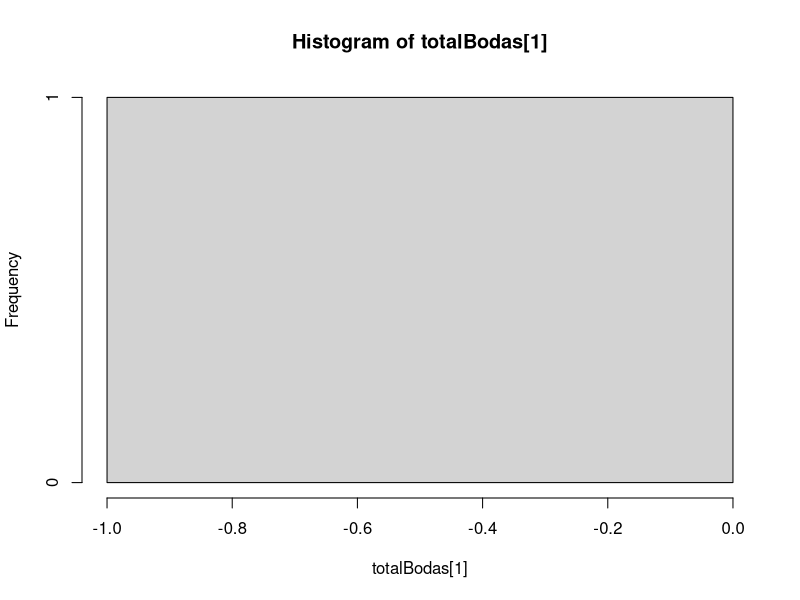

The R source for this figure:
# Mariela Valerio Sáenz C18049
# Juan Carlos Sequeira Jiménez B68330
# Roy Muñoz Miranda B54911
# Isaac Madrigal Silva C14387

set.seed(123)

# Precios de paquetes por evento
precioBoda <- c(6000000, 10000000, 17000000)
precioCumple <- c(4000000, 6000000, 12000000)
precioGraduacion <- c(0, 8000000, 15000000)

# Costos
costos <- c(2760000, 4629000, 10246000)
impuestos <- 3208333 + 4583333 + 6875000

numLlegadas <- c(5,10,20)

# Matrices de reservas
reservasBodas <- matrix(0,3,12)
reservasCumple <- matrix(0,3,12)
reservasGraduacion <- matrix(0,3,12)

totalBodas <- matrix(0,3,12)
totalCumple <- matrix(0,3,12)
totalGraduacion <- matrix(0,3,12)

# Vectores de probabilidad por mes
ajusteBodas <- c(4,4,0,0,0,0,0,0,-4,-4,0,4)
ajusteGraduacion <- c(-2,-4,-4,-4,-4,0,0,-2,-4,-4,-2,4)

inversionInicial <- 330000000
ganancias <- 0


simulacion <- function(numClientes) {
  # Se inicializan los datos
  ganancias <<- inversionInicial * -1
  reservasBodas[] <<- 0
  reservasCumple[] <<- 0
  reservasGraduacion[] <<- 0
  totalBodas[] <<- 0
  totalCumple[] <<- 0
  totalGraduacion[] <<- 0
  
  # Se calculan las ganancias de 3 años
  for (año in 1:3) {
    simularAño(numClientes)
  }
}


# Calcula las ganancias por 12 meses
simularAño <- function(numClientes) {
  for (mes in 1:12) {
    calcularGanancias(mes)

    num_reservas <- rpois(1,numClientes)
    for (evento in 1:num_reservas) {
      reservar(mes)
    }
  }
}


# Calcula las ganancias de un mes, recibe el mes actual
calcularGanancias <- function(mes) {
  for (salon in 1:3) {
    ganancias <<- ganancias + ((precioBoda[salon] - costos[salon]) * reservasBodas[salon, mes])
    ganancias <<- ganancias + ((precioCumple[salon] - costos[salon]) * reservasCumple[salon, mes])
    ganancias <<- ganancias + ((precioGraduacion[salon] - costos[salon]) * reservasGraduacion[salon, mes])
    reservasBodas[salon, mes] <<- 0
    reservasCumple[salon, mes] <<- 0
    reservasGraduacion[salon, mes] <<- 0
  }
  
  # Cada mes, se le restan los impuestos a las ganancias
  ganancias <<- ganancias - impuestos
}


# Intenta reservar un evento, recibe el mes actual
reservar <- function(mes) {
  pesoEventos <- c(5,5,5)  # Boda, Cumple, Graduacion
  mesReserva <- 0
  # Se determina el tamño del salón que será reservado
  tamano_salon <- sample(c(1,2,3), 1, T, c(0.3, 0.4, 0.3))
  
  # Se determina el mes en el que el salón será reservado
  if (tamano_salon == 1) {
    mesReserva <- sample(c(1,2), 1, T)
  } else if (tamano_salon == 2) {
    mesReserva <- sample(c(3,4,5,6), 1, T)
  } else {
    mesReserva <- sample(c(9,10,11,12), 1, T)
  }
  mesReserva <- ((mesReserva + mes) %% 12) + 1

  # Se revisa si se puede reservar el salón en el mes solicitado
  # Cada salón puede ser reservado un máximo de 4 veces por mes
  if (reservasBodas[tamano_salon, mesReserva] +
      reservasGraduacion[tamano_salon, mesReserva] +
      reservasCumple[tamano_salon, mesReserva] == 4) {  
    return (NULL)  # Si no se puede reservar, se pierde el cliente
  }

  # Se ajusta la proporción de cada tipo de evento según el mes
  pesoEventos[1] <- pesoEventos[1] + ajusteBodas[mesReserva]
  pesoEventos[3] <- pesoEventos[3] + ajusteGraduacion[mesReserva]

  # Se ajusta la proporción de cada tipo de evento según el tamaño del salón
  if (tamano_salon == 1) {
    pesoEventos[2] <- pesoEventos[2] + 3  # Más probable de que sea cumpleaños
    pesoEventos[3] <- 0                   # No puede ser graduación
  } else if (tamano_salon == 2) {
    pesoEventos[1] <- pesoEventos[1] + 3  # Aún más probable de que sea boda
    pesoEventos[2] <- pesoEventos[2] + 1  # Más probable de que sea cumpleaños
  } else {
    pesoEventos[1] <- pesoEventos[1] + 1  # Más probable de que sea boda
    pesoEventos[2] <- pesoEventos[2] - 1  # Menos probable de que sea cumpleaños
    pesoEventos[3] <- pesoEventos[3] + 2  # Aún más probable de que sea graduación
  }

  # Se determina el tipo de evento
  tipoEvento <-  sample(c(1,2,3), 1, T, pesoEventos)
  
  # Se le suma 1 a la cantidad de reservas
  if (tipoEvento == 1) {
    reservasBodas[tamano_salon, mesReserva] <<- reservasBodas[tamano_salon, mesReserva] + 1
    totalBodas[tamano_salon, mesReserva] <<- totalBodas[tamano_salon, mesReserva] + 1
  } else if (tipoEvento == 2) {
    reservasCumple[tamano_salon, mesReserva] <<- reservasCumple[tamano_salon, mesReserva] + 1
    totalCumple[tamano_salon, mesReserva] <<- totalCumple[tamano_salon, mesReserva] + 1
  } else {
    reservasGraduacion[tamano_salon, mesReserva] <<- reservasGraduacion[tamano_salon, mesReserva] + 1
    totalGraduacion[tamano_salon, mesReserva] <<- totalGraduacion[tamano_salon, mesReserva] + 1
  }
}

hist(totalBodas[1])


simulacion(numLlegadas[3])
